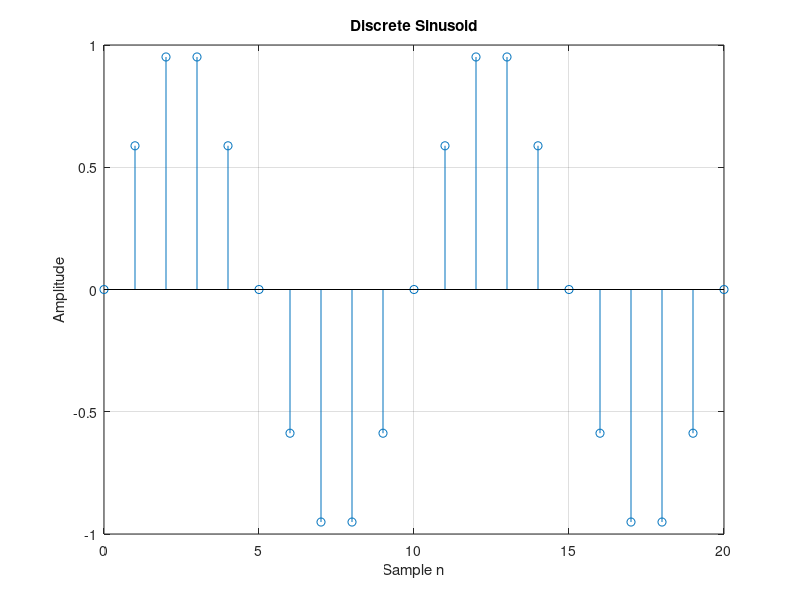

This figure's MATLAB source:
clear

% Stem Plot — Discrete signal
% Visualize a sampled sinusoid as vertical lines with markers.
% Stem is the standard way to display discrete-time signals.

n = 0:20;
y = sin(2 * pi * n / 10);
figure
stem(n, y)
title('Discrete Sinusoid')
xlabel('Sample n')
ylabel('Amplitude')
grid on
